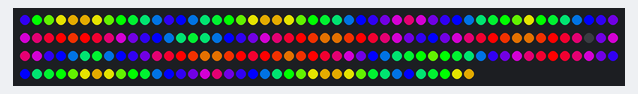
Simulated run of this sketch. Board: Arduino Uno, built with avr-gcc and run on an emulated ATmega328P. On the bench: 188 RGB LEDs in strip order, left to right, continuing on the next row. Dim RGB values are drawn brighter than linear.

Above: at 1.16 s.
At 5.39 s:
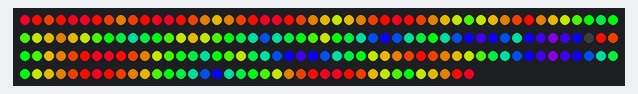
At 9.9 s:
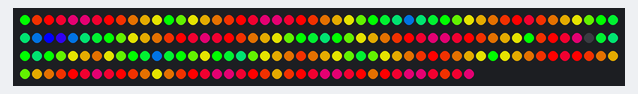
At 19.05 s:
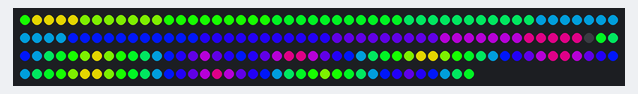
At 27.89 s:
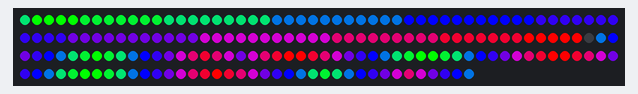
At 36.8 s:
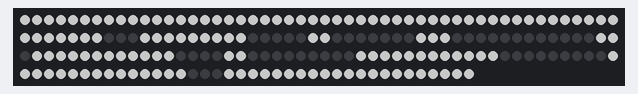

The sketch:

elephant_eyes.ino
```cpp
#include "FastLED.h"

// Data pin that led data will be written out over
#define DATA_PIN 2

#define MATRIX_WIDTH   11
#define MATRIX_HEIGHT  11
#define NUM_LEDS_RIGHT 97
#define NUM_LEDS_LEFT  91

#define NUM_LEDS      (NUM_LEDS_RIGHT + NUM_LEDS_LEFT)
CRGBArray<NUM_LEDS>   leds;

enum Side {LEFT, RIGHT};

const int8_t kMappingRight[] = {
  -1,  -1,  -1,   4,   3,   2,   1,   0,  -1,  -1,  -1,
  -1,  -1,   5,   6,   7,   8,   9,  10,  11,  -1,  -1,
  -1,  20,  19,  18,  17,  16,  15,  14,  13,  12,  -1,
  21,  22,  23,  24,  25,  26,  27,  28,  29,  30,  31,
  42,  41,  40,  39,  38,  37,  36,  35,  34,  33,  32,
  43,  44,  45,  46,  47,  48,  49,  50,  51,  52,  53,
  64,  63,  62,  61,  60,  59,  58,  57,  56,  55,  54,
  65,  66,  67,  68,  69,  70,  71,  72,  73,  74,  75,
  -1,  84,  83,  82,  81,  80,  79,  78,  77,  76,  -1,
  -1,  -1,  85,  86,  87,  88,  89,  90,  91,  -1,  -1,
  -1,  -1,  -1,  96,  95,  94,  93,  92,  -1,  -1,  -1
};

const int8_t kMappingLeft[] = {
  -1,  -1,  -1,  59,  58,  37,  36,   9,  -1,  -1,  -1,
  -1,  -1,  78,  60,  57,  38,  35,   8,  10,  -1,  -1,
  -1,  79,  77,  61,  56,  39,  34,   7,  11,   0,  -1,
  90,  80,  76,  62,  55,  40,  33,   6,  12,   1,  -1,
  89,  81,  75,  63,  54,  41,  32,   5,  13,   2,  -1,
  88,  82,  74,  64,  53,  42,  31,   4,  14,  -1,  -1,
  87,  83,  73,  65,  52,  43,  30,   3,  15,  21,  -1,
  86,  84,  72,  66,  51,  44,  29,  22,  16,  20,  -1,
  -1,  85,  71,  67,  50,  45,  28,  23,  17,  19,  -1,
  -1,  -1,  70,  68,  49,  46,  27,  24,  18,  -1,  -1,
  -1,  -1,  -1,  69,  48,  47,  26,  25,  -1,  -1,  -1
};

// This function sets up the ledsand tells the controller about them
void setup() {
  delay(1000);
  FastLED.addLeds<WS2811, DATA_PIN, RGB>(leds, NUM_LEDS);
  //FastLED.setBrightness(20);
}

int index(Side side, uint8_t x, uint8_t y)
{
  int i;
  int index;
  if (x < 0 || x >= MATRIX_WIDTH) return -1;
  if (y < 0 || y >= MATRIX_HEIGHT) return -1;
  i = (y * MATRIX_WIDTH) + x;
  if (side == Side::LEFT) {
    index = kMappingLeft[i];
  } else {
    index = kMappingRight[i];
  }
  if (index > 0 && side == Side::LEFT) index += NUM_LEDS_RIGHT;
  return index;
}

void setColor(Side side, uint8_t x, uint8_t y, CRGB color)
{
  int i = index(side, x, y);
  if (i < 0) return;
  leds[i] = color;
}

CRGB getColor(Side side, uint8_t x, uint8_t y)
{
  int i = index(side, x, y);
  if (i < 0) return CRGB::Black;
  return leds[i];
}

void drawLine(Side side, int16_t x0, int16_t y0, int16_t x1, int16_t y1, CRGB Col)
{
  int16_t dx = x1 - x0;
  int16_t dy = y1 - y0;
  if (abs(dx) >= abs(dy))
  {
    int32_t y = ((int32_t)y0 << 16) + 32768;
    // Support a single dot line without diving by 0 and crashing below
    if (!dx) {
      setColor(side, x0, (y >> 16), Col);
    } else {
      int32_t f = ((int32_t)dy << 16) / (int32_t)abs(dx);
      if (dx >= 0)
      {
        for (; x0<=x1; ++x0,y+=f)
          setColor(side, x0, (y >> 16), Col);
      }
      else
      {
        for (; x0>=x1; --x0,y+=f)
          setColor(side, x0, (y >> 16), Col);
      }
    }
  }
  else
  {
    int32_t f = ((int32_t)dx << 16) / (int32_t)abs(dy);
    int32_t x = ((int32_t)x0 << 16) + 32768;
    if (dy >= 0)
    {
      for (; y0<=y1; ++y0,x+=f)
        setColor(side, (x >> 16), y0, Col);
    }
    else
    {
      for (; y0>=y1; --y0,x+=f)
        setColor(side, (x >> 16), y0, Col);
    }
  }
}


void drawLine(int16_t x0, int16_t y0, int16_t x1, int16_t y1, CRGB Col) {
  drawLine(Side::RIGHT, x0, y0, x1, y1, Col);
  drawLine(Side::LEFT, x0, y0, x1, y1, Col);
}

void horizontalMirror(Side side, bool FullHeight=true)
{
  int ty, y, x, xx;

  if (FullHeight)
    ty = MATRIX_HEIGHT - 1;
  else
    ty = (MATRIX_HEIGHT / 2);
  for (y=ty; y>=0; --y)
  {
    for (x=(MATRIX_WIDTH/2)-1,xx=((MATRIX_WIDTH+1)/2); x>=0; --x,++xx) {
      CRGB color = getColor(side, x, y);
      setColor(side, xx, y, color);
    }
  }
}

void horizontalMirror(bool FullHeight=true)
{
  horizontalMirror(Side::RIGHT, FullHeight);
  horizontalMirror(Side::LEFT, FullHeight);
}

void verticalMirror(Side side)
{
  int y, yy, x;

  for (y=(MATRIX_HEIGHT/2)-1,yy=((MATRIX_HEIGHT+1)/2); y>=0; --y,++yy)
  {
    for (x=MATRIX_WIDTH-1; x>=0; --x) {
      CRGB color = getColor(side, x, y);
      setColor(side, x, yy, color);
    }
  }
}

void verticalMirror() {
  verticalMirror(Side::RIGHT);
  verticalMirror(Side::LEFT);
}

void drawFilledRectangle(Side side, int16_t x0, int16_t y0, int16_t x1, int16_t y1, CRGB Col)
{
  int16_t y = min(y0, y1);
  for (int16_t c=abs(y1-y0); c>=0; --c,++y)
    drawLine(side, x0, y, x1, y, Col);
}

void drawFilledRectangle(int16_t x0, int16_t y0, int16_t x1, int16_t y1, CRGB Col)
{
  drawFilledRectangle(Side::RIGHT, x0, y0, x1, y1, Col);
  drawFilledRectangle(Side::LEFT, x0, y0, x1, y1, Col);
}

void drawFilledCircle(Side side, int16_t xc, int16_t yc, uint16_t r, CRGB Col)
{
  int16_t x = r;
  int16_t y = 0;
  int16_t e = 1 - x;
  while (x >= y)
  {
    drawLine(side, xc + x, yc + y, xc - x, yc + y, Col);
    drawLine(side, xc + y, yc + x, xc - y, yc + x, Col);
    drawLine(side, xc - x, yc - y, xc + x, yc - y, Col);
    drawLine(side, xc - y, yc - x, xc + y, yc - x, Col);
    ++y;
    if (e >= 0)
    {
      --x;
      e += 2 * ((y - x) + 1);
    }
    else
      e += (2 * y) + 1;
  }
}

void drawFilledCircle(int16_t xc, int16_t yc, uint16_t r, CRGB Col) {
  drawFilledCircle(Side::RIGHT, xc, yc, r, Col);
  drawFilledCircle(Side::LEFT, xc, yc, r, Col);
}

void drawEye(int16_t xc, int16_t yc) {
  FastLED.setBrightness(100);
  drawFilledRectangle(0, 0, MATRIX_WIDTH, MATRIX_HEIGHT, CRGB::White);
  drawFilledCircle(xc, yc, 3, CRGB::Black);
}

uint8_t hue;
int16_t counter = 0;

void loop()
{
  int16_t sx, sy, x, y;
  uint8_t h;

  FastLED.clear();
  FastLED.setBrightness(255);

  h = hue;
  if (counter < 1125)
  {
    // ** Fill LED's with diagonal stripes
    for (x=0; x<(MATRIX_WIDTH+MATRIX_HEIGHT); ++x)
    {
      drawLine(x - MATRIX_HEIGHT, MATRIX_HEIGHT - 1, x, 0, CHSV(h, 255, 255));
      h+=16;
    }
  }
  else if (counter < 2250)
  {
    // ** Fill LED's with horizontal stripes
    for (y=0; y<MATRIX_HEIGHT; ++y)
    {
      drawLine(0, y, MATRIX_WIDTH - 1, y, CHSV(h, 255, 255));
      h+=16;
    }
  }
  hue+=4;

  if (counter < 125)
    ;
  else if (counter < 375) {
    horizontalMirror();
  }
  else if (counter < 625) {
    verticalMirror();
  }
  else if (counter < 2250)
   ;
//  else if (counter < 1500)
//    leds.TriangleTopMirror();
//  else if (counter < 1750)
//    leds.TriangleBottomMirror();
//  else if (counter < 2000)
//    leds.QuadrantTopTriangleMirror();
//  else if (counter < 2250)
//    leds.QuadrantBottomTriangleMirror();
  else if (counter < 2300) drawEye(5, 7);
  else if (counter < 2305) drawEye(5, 8);
  else if (counter < 2310) drawEye(5, 9);
  else if (counter < 2315) drawEye(5, 9);
  else if (counter < 2320) drawEye(5, 9);
  else if (counter < 2600) drawEye(5, 9);
  else if (counter < 2605) drawEye(6, 9);
  else if (counter < 2610) drawEye(7, 9);
  else if (counter < 2615) drawEye(8, 9);
  else if (counter < 2620) drawEye(9, 9);
  else if (counter < 2625) drawEye(9, 9);
  else if (counter < 2900) drawEye(9, 9);
  else if (counter < 2905) drawEye(8, 9);
  else if (counter < 2910) drawEye(7, 9);
  else if (counter < 2900) drawEye(6, 9);
  else if (counter < 3200) drawEye(6, 9);
  else if (counter < 3205) drawEye(6, 8);
  else if (counter < 3200) drawEye(6, 7);
  else if (counter < 3200) drawEye(6, 6);
  else if (counter < 3500) drawEye(6, 6);
  else if (counter < 3505) drawEye(5, 5);
  else if (counter < 3510) drawEye(4, 4);
  else if (counter < 3515) drawEye(3, 4);
  else if (counter < 3900) drawEye(3, 4);
  else if (counter < 3905) drawEye(3, 5);
  else if (counter < 3910) drawEye(3, 6);
  else if (counter < 3915) drawEye(3, 7);
  else if (counter < 3920) drawEye(3, 8);
  else if (counter < 4500) drawEye(3, 8);
  else if (counter < 4505) drawEye(4, 7);
  else if (counter < 4510) drawEye(5, 6);
  else if (counter < 4515) drawEye(6, 6);
  else if (counter < 5000) drawEye(6, 6);

  counter++;
  if (counter >= 5000)
    counter = 0;
  FastLED.show();
}

//// This function runs over and over, and is where you do the magic to light
//// your leds.
//void loop() {
//  // Move a single white led
//  for(uint8_t y = 0; y < MATRIX_HEIGHT; y++) {
//    for(uint8_t x = 0; x < MATRIX_WIDTH; x++) {
//      // Turn our current led on to white, then show the leds
//      setColor(Side::LEFT, x, y, CRGB::White);
//      setColor(Side::RIGHT, x, y, CRGB::White);
//
//      // Show the leds (only one of which is set to white, from above)
//      FastLED.show();
//
//      // Wait a little bit
//      delay(50);
//
//      // Turn our current led back to black for the next loop around
//      setColor(Side::LEFT, x, y, CRGB::Black);
//      setColor(Side::RIGHT, x, y, CRGB::Black);
//    }
//  }
//}
```
